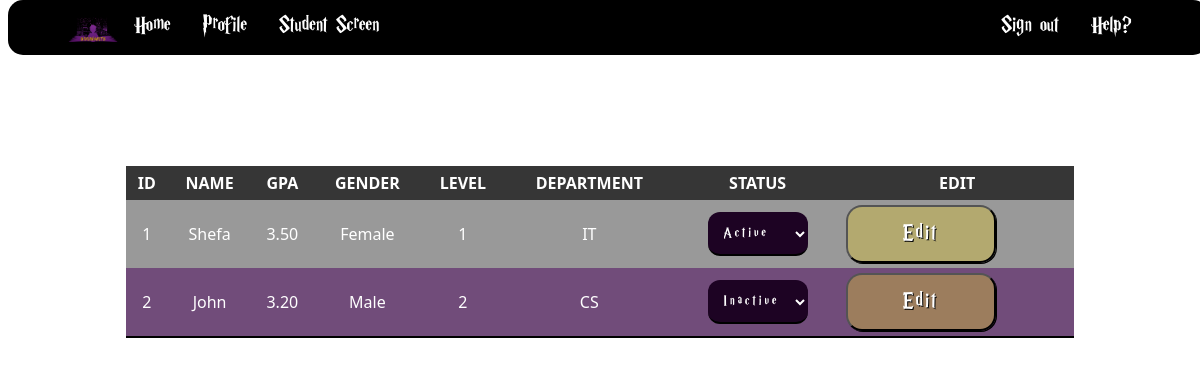
Page /home/student_screen/view on the earlier database version.
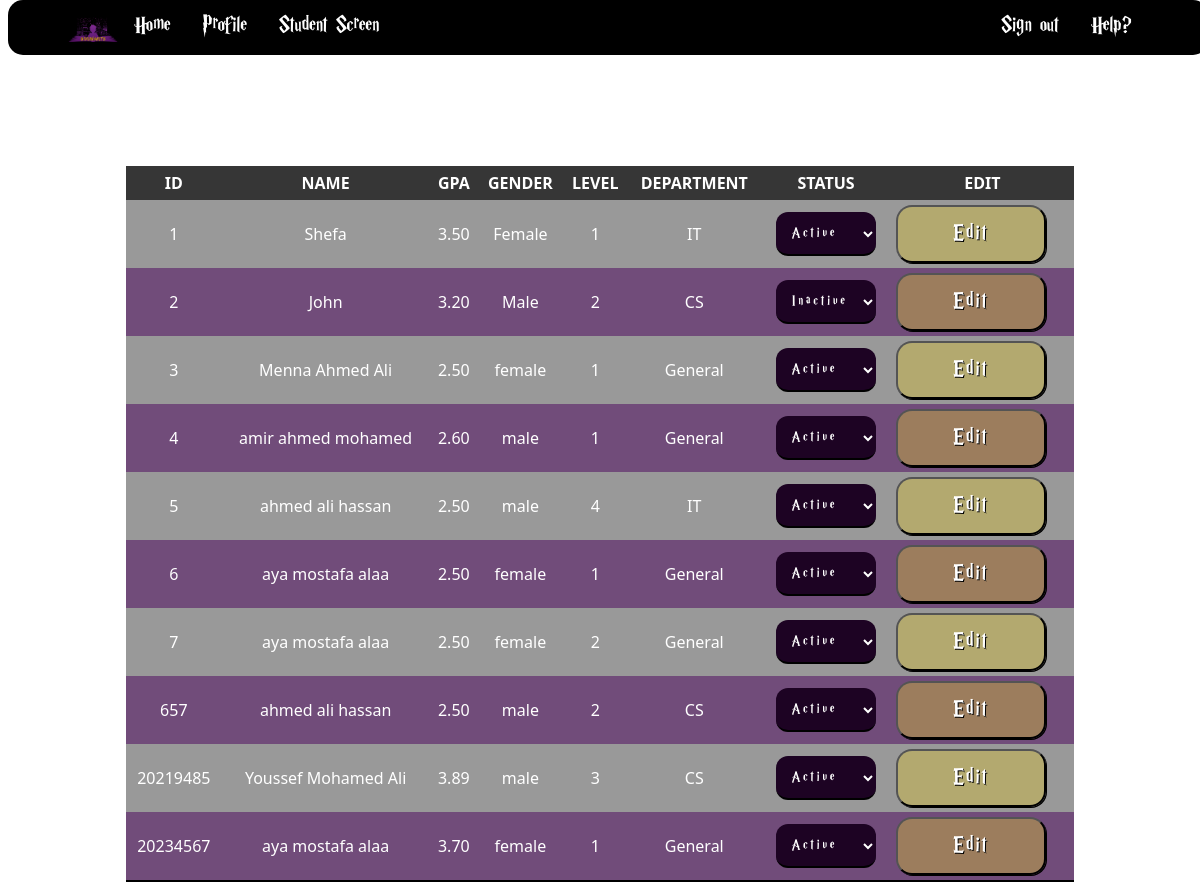
Same page on the later database version.
### app/models.py (models this page shows)
class Student(models.Model):
    name = models.CharField(max_length=50)
    id = models.IntegerField(primary_key=True)
    email = models.CharField(max_length=100)
    phone = models.IntegerField()
    gender = models.CharField(max_length=10, choices=CHOICE)
    status = models.CharField(max_length=10, choices=STATUS)
    level = models.IntegerField(choices=LEVEL)
    department = models.CharField(
        max_length=30, choices=DEPARTMENT, default=None)
    gpa = models.DecimalField(max_digits=3, decimal_places=2, default=None)
    nationalid = models.IntegerField(default=None)
    nationality = models.CharField(max_length=50, choices=NATIONALITY)
    birthdate = models.DateTimeField(default=None)

### app/views.py (the view)
# urls.py: path('home/student_screen/view', views.view, name='viewpage'),
def view(request):
    students = Student.objects.all()
    return render(request, 'view.html', {'students': students})

### app/templates/view.html (shortened to what this page needs)
{% load static %}
<!DOCTYPE html>
<html lang="en">
  <head>
    <link rel="stylesheet" href="{% static 'styleSheet.css' %}" />
  </head>
  <header>
    <nav>
      <ul class="left">
        <li>
          <img
            src="../../static/imgs/logo.png"
            alt=""
            width="20px"
            height="20px"
            title="logo"
          />
        </li>
        <li><a href="../">Home</a></li>
        <li><a href="../profile">Profile</a></li>
        <li><a href="../student_screen">Student Screen</a></li>
      </ul>
      <ul class="right">
        <li><a href="../../signin">Sign out</a></li>
        <li><a href="../help">Help?</a></li>
      </ul>
    </nav>
  </header>
  <body>
    <h3>View Students Records</h3>
    <br />
    <div>
      <table id="table-records">
        <tr>
          <th><b>ID</b></th>
          <th><b>Name</b></th>
          <th><b>GPA</b></th>
          <th><b>Gender</b></th>
          <th><b>Level</b></th>
          <th><b>Department</b></th>
          <th><b>Status</b></th>
          <th><b>Edit</b></th>
        </tr>
        <tbody id="tbody">
          {% for student in students %}
          <tr>
            <td>{{student.id}}</td>
            <td>{{student.name}}</td>
            <td>{{student.gpa}}</td>
            <td>{{ student.get_gender_display }}</td>
            <td>{{ student.get_level_display }}</td>
            <td>{{ student.get_department_display }}</td>
            <td>
              <select
                id="status-dropdown-{{ student.id }}"
                onchange="updateStatus('{{ student.id }}')"
              >
                {% if student.get_status_display == 'Active' %}
                <option value="Active" selected>Active</option>
                {% else %}
                <option value="Active">Active</option>
                {% endif %} {% if student.get_status_display == 'Inactive' %}
                <option value="Inactive" selected>Inactive</option>
                {% else %}
                <option value="Inactive">Inactive</option>
                {% endif %}
              </select>
            </td>
            <td>
              <a href="edit_student/{{student.id}}"
                ><button name="edit" type="">Edit</button></a
              >
            </td>
          </tr>
          {% endfor %}
        </tbody>
      </table>
    </div>
  </body>
</html>

### app/static/styleSheet.css (style rules this page uses)
header ul { list-style-type: none; padding: 0; overflow: hidden; margin: 0 5%; }
header { position: fixed; top: 0; width: 100%; }
nav { display: flex; justify-content: space-between; background-color: #000000; border-radius: 15px; z-index: 100; }
header li { font-size: x-large; float: left; }
header li a { display: block; color: white; text-align: center; padding: 14px 16px; text-decoration: none; }
header li img { width: 50px; height: 50px; }
header a:link { color: white; }
body { font-family: harry_potter, serif; background-image: url("imgs/hogwartsBackground22.png"); color: white; background-attachment: fixed; background-size: cover; background-repeat: no-repeat; margin-top: 90px; }
h3 { letter-spacing: 4px; font-size: x-large; }
ul { font-size: x-large; }
input, select { letter-spacing: 2px; font-size: 14px; background-color: rgba(0, 0, 0, 0.4); border: none; border-radius: 12px; border-bottom: 2px solid black; color: white; padding: 16px 32px; text-decoration: none; margin: 4px 2px; cursor: pointer; }
table { border-bottom: 2px double #000000; padding: 15px; text-align: center; width: 80%; margin: 12px 12px 12px 10%; border-collapse: collapse; overflow-x: scroll; background-color: rgba(0, 0, 0, 0.4); font-family: system-ui, -apple-system, BlinkMacSystemFont, 'Segoe UI', Roboto, Oxygen, Ubuntu, Cantarell, 'Open Sans', 'Helvetica Neue', sans-serif; }
td, th { padding: 5px; }
th { text-transform: uppercase; background-color: rgba(0, 0, 0, 0.65); color: white; height: 24px; }
tr:nth-child(even) { background-color: rgba(80, 13, 98, 0.55); }
a { color: #fae28b; text-decoration: none; }
form button , button, .submit { font-family: harry_potter, serif; letter-spacing: 2px; font-size: 24px; background-color: rgba(214, 190, 57, 0.432); border-radius: 16px; border: 2px dot-dash #000000; color: white; padding: 15px 32px; text-align: center; text-decoration:none; display: flow; box-shadow: 1px 1px black; text-shadow: 1px 1px black; transition: 0.5s; width: 150px; cursor: pointer; }
select , select option { background-color: rgba(29, 3, 35); border: 2px dot-dot-dash black; padding: 12px; font-family: harry_potter, serif; font-size: 16px; letter-spacing: 3px; }

Differences in the rows shown:
added Student: id "3", name "Menna Ahmed Ali", gpa "2.50", gender "female", level "1", department "General", status+id "Active"
added Student: id "4", name "amir ahmed mohamed", gpa "2.60", gender "male", level "1", department "General", status+id "Active"
added Student: id "5", name "ahmed ali hassan", gpa "2.50", gender "male", level "4", department "IT", status+id "Active"
added Student: id "6", name "aya mostafa alaa", gpa "2.50", gender "female", level "1", department "General", status+id "Active"
added Student: id "7", name "aya mostafa alaa", gpa "2.50", gender "female", level "2", department "General", status+id "Active"
added Student: id "657", name "ahmed ali hassan", gpa "2.50", gender "male", level "2", department "CS", status+id "Active"
added Student: id "20219485", name "Youssef Mohamed Ali", gpa "3.89", gender "male", level "3", department "CS", status+id "Active"
added Student: id "20234567", name "aya mostafa alaa", gpa "3.70", gender "female", level "1", department "General", status+id "Active"
